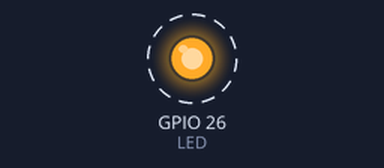
The program below on a simulated Raspberry Pi (BCM pin numbers). On the bench: output pins drawn as LEDs (lit = HIGH). Dashed ring = blinking.

Above: at 0.5 s.
Timing chart, 0 to 4.6 s (numbered marks = the images above):
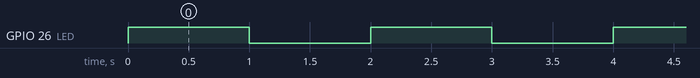

The program:

led.py
```python
"""This simple py dedicate the way to control led and make it blink.
@author Find Hao
@time 2015.12.18
"""
import RPi.GPIO as GPIO
import time


LED = 26

GPIO.setmode(GPIO.BCM)
GPIO.setup(LED,GPIO.OUT)
try:
    while 1:
        GPIO.output(LED,1)
        time.sleep(1)
        GPIO.output(LED,0)
        time.sleep(1)
except KeyboardInterrupt:
    GPIO.cleanup()
```

Measured:
- by itself, GPIO 26 (LED): alternates HIGH for 1.0 s and LOW for 1.0 s
